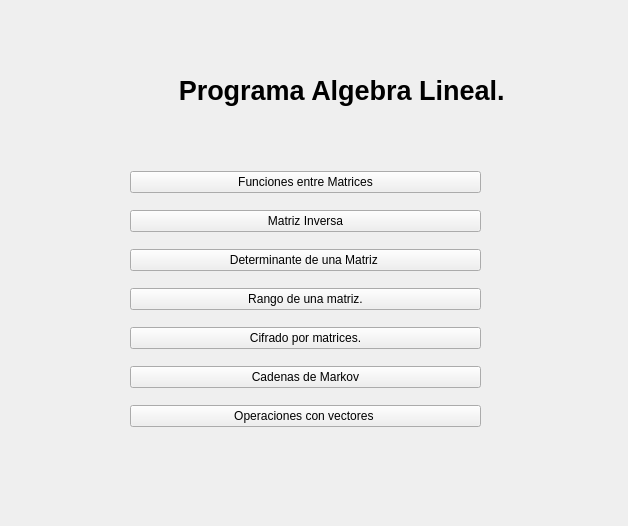
<?xml version="1.0" encoding="UTF-8"?>
<ui version="4.0">
 <class>MainWindow</class>
 <widget class="QMainWindow" name="MainWindow">
  <property name="geometry">
   <rect>
    <x>0</x>
    <y>0</y>
    <width>628</width>
    <height>526</height>
   </rect>
  </property>
  <property name="windowTitle">
   <string>MainWindow</string>
  </property>
  <widget class="QWidget" name="centralwidget">
   <widget class="QLabel" name="label">
    <property name="geometry">
     <rect>
      <x>150</x>
      <y>20</y>
      <width>391</width>
      <height>141</height>
     </rect>
    </property>
    <property name="text">
     <string>&lt;html&gt;&lt;head/&gt;&lt;body&gt;&lt;p align=&quot;center&quot;&gt;&lt;span style=&quot; font-size:20pt; font-weight:700;&quot;&gt;Programa Algebra Lineal. &lt;/span&gt;&lt;/p&gt;&lt;/body&gt;&lt;/html&gt;</string>
    </property>
   </widget>
   <widget class="QWidget" name="verticalLayoutWidget">
    <property name="geometry">
     <rect>
      <x>130</x>
      <y>160</y>
      <width>351</width>
      <height>281</height>
     </rect>
    </property>
    <layout class="QVBoxLayout" name="verticalLayout">
     <item>
      <widget class="QPushButton" name="matrices">
       <property name="text">
        <string>Funciones entre Matrices</string>
       </property>
      </widget>
     </item>
     <item>
      <widget class="QPushButton" name="inversa">
       <property name="text">
        <string>Matriz Inversa</string>
       </property>
      </widget>
     </item>
     <item>
      <widget class="QPushButton" name="determinante">
       <property name="text">
        <string>Determinante de una Matriz </string>
       </property>
      </widget>
     </item>
     <item>
      <widget class="QPushButton" name="rango">
       <property name="text">
        <string>Rango de una matriz.</string>
       </property>
      </widget>
     </item>
     <item>
      <widget class="QPushButton" name="cifrado">
       <property name="text">
        <string>Cifrado por matrices.</string>
       </property>
      </widget>
     </item>
     <item>
      <widget class="QPushButton" name="pushButton">
       <property name="text">
        <string>Cadenas de Markov</string>
       </property>
      </widget>
     </item>
     <item>
      <widget class="QPushButton" name="vectores">
       <property name="text">
        <string>Operaciones con vectores </string>
       </property>
      </widget>
     </item>
    </layout>
   </widget>
   <widget class="QLabel" name="label_2">
    <property name="geometry">
     <rect>
      <x>60</x>
      <y>50</y>
      <width>91</width>
      <height>81</height>
     </rect>
    </property>
    <property name="text">
     <string/>
    </property>
    <property name="pixmap">
     <pixmap resource="../../AppData/Local/Programs/Python/Python311/Lib/site-packages/qt6_applications/Qt/bin/foto.qrc">:/foto/Captura de pantalla 2024-04-10 105111.png</pixmap>
    </property>
    <property name="scaledContents">
     <bool>true</bool>
    </property>
   </widget>
  </widget>
 </widget>
 <resources>
  <include location="../../AppData/Local/Programs/Python/Python311/Lib/site-packages/qt6_applications/Qt/bin/foto.qrc"/>
 </resources>
 <connections/>
</ui>
